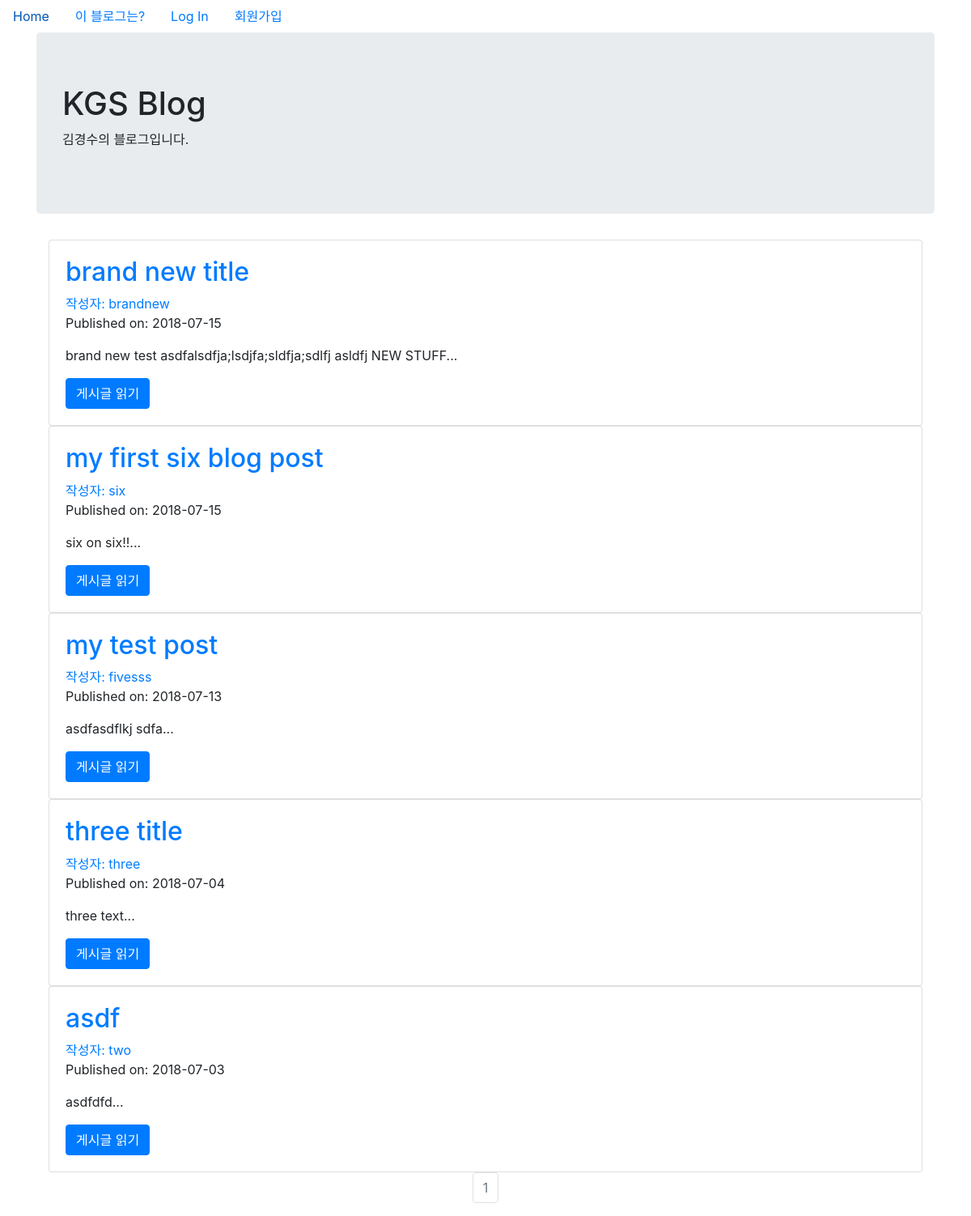
The page / on the database its author committed.
### myblog/models.py (models this page shows, shortened)
class BlogPost(db.Model):
    users = db.relationship(User)
    id = db.Column(db.Integer, primary_key=True)
    user_id = db.Column(db.Integer, db.ForeignKey('users.id'), nullable=False)
    date = db.Column(db.DateTime, nullable=False, default=datetime.utcnow)
    title = db.Column(db.String(140), nullable=False)
    text = db.Column(db.Text, nullable=False)

class User(db.Model, UserMixin):
    __tablename__ = 'users'
    id = db.Column(db.Integer, primary_key = True)
    profile_image = db.Column(db.String(20), nullable=False, default='default_profile.png')
    email = db.Column(db.String(64), unique=True, index=True)
    username = db.Column(db.String(64), unique=True, index=True)
    password_hash = db.Column(db.String(128))
    posts = db.relationship('BlogPost', backref='author', lazy=True)

### myblog/core/views.py (the view)
@core.route('/')
def index():
    page = request.args.get('page', 1, type=int)
    blog_posts = BlogPost.query.order_by(BlogPost.date.desc()).paginate(page=page, per_page=10)
    return render_template('index.html',blog_posts=blog_posts)

### myblog/templates/index.html (shortened to what this page needs)
{% extends "base.html" %}
{% block content %}
  <div class="jumbotron">
    <h1>KGS Blog</h1>
    <p>김경수의 블로그입니다.</p>
  </div>
  <div class="container">
    {% for post in blog_posts.items %}
    <div class="card" >
      <div class="card-body">
        <h2><a class="card-title" href="  {{ url_for('blog_posts.blog_post', blog_post_id=post.id) }}">{{ post.title }}</a></h2>
        <a href="{{ url_for('users.user_posts', username=post.author.username) }}">작성자: {{ post.author.username }}</a>
        <p>Published on: {{ post.date.strftime('%Y-%m-%d') }}</p>
        <p class="card-text">{{ post.text[:100] }}...</p>
        <a href="{{ url_for('blog_posts.blog_post', blog_post_id=post.id) }}" class="btn btn-primary">게시글 읽기</a>
      </div>
    </div>
   {% endfor %}
   <nav aria-label="Page navigation example">
     <ul class="pagination justify-content-center">
       {% for page_num in blog_posts.iter_pages(left_edge=1, right_edge=1, left_current=1, right_current=2) %}
          {% if blog_posts.page == page_num %}
          <li class="page-item disabled">
            <a class="page-link" href="{{ url_for('core.index', page=page_num) }}">{{ page_num }}</a></li>
          {% else %}
            <li class="page-item"><a class="page-link" href="{{ url_for('core.index', page=page_num) }}">{{ page_num }}</a></li>
          {% endif %}
      {% endfor %}
    </nav>
{% endblock %}

### rows shown on the page
BlogPost: title "brand new title", author.username "brandnew", date "2018-07-15", text "brand new test asdfalsdfja;lsdjfa;sldfja;sdlfj asldfj NEW STUFF"
BlogPost: title "my first six blog post", author.username "six", date "2018-07-15", text "six on six!!"
BlogPost: title "my test post", author.username "fivesss", date "2018-07-13", text "asdfasdflkj sdfa"
BlogPost: title "three title", author.username "three", date "2018-07-04", text "three text"
BlogPost: title "asdf", author.username "two", date "2018-07-03", text "asdfdfd"

### other values the page prints
{{ page_num }} "1"
